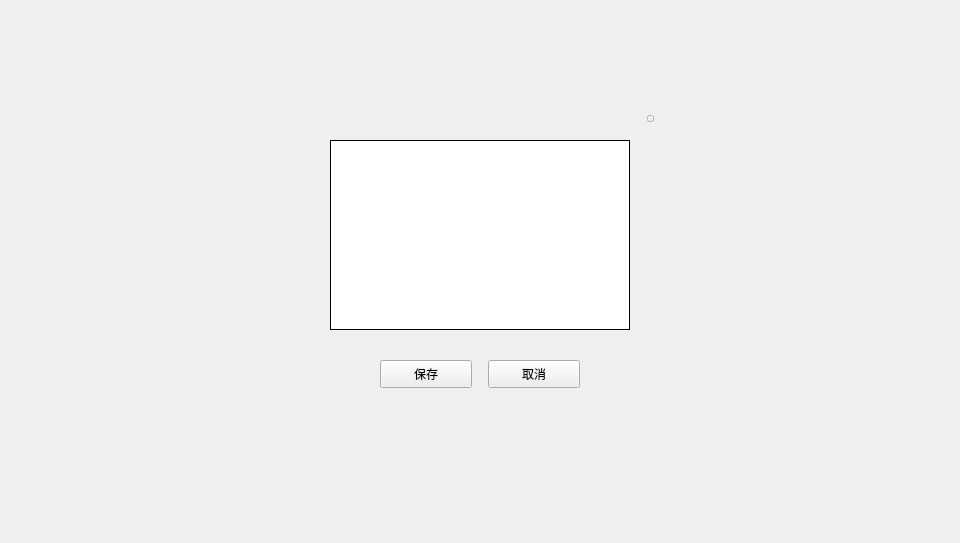
<?xml version="1.0" encoding="UTF-8"?>
<ui version="4.0">
 <class>AutoWithdrawSetDialog</class>
 <widget class="QDialog" name="AutoWithdrawSetDialog">
  <property name="geometry">
   <rect>
    <x>0</x>
    <y>0</y>
    <width>960</width>
    <height>543</height>
   </rect>
  </property>
  <property name="windowTitle">
   <string>Dialog</string>
  </property>
  <widget class="QWidget" name="widget" native="true">
   <property name="geometry">
    <rect>
     <x>0</x>
     <y>0</y>
     <width>960</width>
     <height>543</height>
    </rect>
   </property>
   <widget class="QWidget" name="containerWidget" native="true">
    <property name="geometry">
     <rect>
      <x>300</x>
      <y>110</y>
      <width>360</width>
      <height>300</height>
     </rect>
    </property>
    <widget class="QToolButton" name="cancelBtn">
     <property name="geometry">
      <rect>
       <x>188</x>
       <y>250</y>
       <width>92</width>
       <height>28</height>
      </rect>
     </property>
     <property name="cursor">
      <cursorShape>PointingHandCursor</cursorShape>
     </property>
     <property name="styleSheet">
      <string notr="true"/>
     </property>
     <property name="text">
      <string>取消</string>
     </property>
    </widget>
    <widget class="QToolButton" name="okBtn">
     <property name="geometry">
      <rect>
       <x>80</x>
       <y>250</y>
       <width>92</width>
       <height>28</height>
      </rect>
     </property>
     <property name="cursor">
      <cursorShape>PointingHandCursor</cursorShape>
     </property>
     <property name="styleSheet">
      <string notr="true"/>
     </property>
     <property name="text">
      <string>保存</string>
     </property>
    </widget>
    <widget class="QToolButton" name="closeBtn">
     <property name="geometry">
      <rect>
       <x>347</x>
       <y>5</y>
       <width>7</width>
       <height>7</height>
      </rect>
     </property>
     <property name="cursor">
      <cursorShape>PointingHandCursor</cursorShape>
     </property>
     <property name="focusPolicy">
      <enum>Qt::NoFocus</enum>
     </property>
     <property name="styleSheet">
      <string notr="true"/>
     </property>
     <property name="text">
      <string/>
     </property>
    </widget>
    <widget class="QTableWidget" name="tableWidget">
     <property name="geometry">
      <rect>
       <x>30</x>
       <y>30</y>
       <width>300</width>
       <height>190</height>
      </rect>
     </property>
     <property name="cursor" stdset="0">
      <cursorShape>PointingHandCursor</cursorShape>
     </property>
     <property name="layoutDirection">
      <enum>Qt::LeftToRight</enum>
     </property>
     <property name="styleSheet">
      <string notr="true"/>
     </property>
     <property name="frameShape">
      <enum>QFrame::Box</enum>
     </property>
     <property name="frameShadow">
      <enum>QFrame::Plain</enum>
     </property>
     <property name="verticalScrollBarPolicy">
      <enum>Qt::ScrollBarAsNeeded</enum>
     </property>
     <property name="horizontalScrollBarPolicy">
      <enum>Qt::ScrollBarAlwaysOff</enum>
     </property>
     <property name="autoScroll">
      <bool>true</bool>
     </property>
     <property name="editTriggers">
      <set>QAbstractItemView::NoEditTriggers</set>
     </property>
     <property name="selectionMode">
      <enum>QAbstractItemView::NoSelection</enum>
     </property>
     <property name="iconSize">
      <size>
       <width>19</width>
       <height>12</height>
      </size>
     </property>
     <property name="showGrid">
      <bool>true</bool>
     </property>
     <property name="gridStyle">
      <enum>Qt::SolidLine</enum>
     </property>
     <property name="TableStyle" stdset="0">
      <string>table1</string>
     </property>
     <attribute name="horizontalHeaderVisible">
      <bool>false</bool>
     </attribute>
     <attribute name="horizontalHeaderCascadingSectionResizes">
      <bool>false</bool>
     </attribute>
     <attribute name="horizontalHeaderHighlightSections">
      <bool>false</bool>
     </attribute>
     <attribute name="verticalHeaderVisible">
      <bool>false</bool>
     </attribute>
     <attribute name="verticalHeaderHighlightSections">
      <bool>false</bool>
     </attribute>
     <column>
      <property name="text">
       <string>币种</string>
      </property>
      <property name="font">
       <font>
        <family>微软雅黑</family>
       </font>
      </property>
      <property name="textAlignment">
       <set>AlignCenter</set>
      </property>
     </column>
     <column>
      <property name="text">
       <string>自动签名限额</string>
      </property>
      <property name="textAlignment">
       <set>AlignCenter</set>
      </property>
     </column>
    </widget>
   </widget>
  </widget>
 </widget>
 <resources/>
 <connections/>
</ui>
